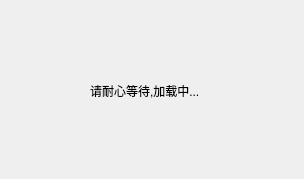
<?xml version="1.0" encoding="UTF-8"?>
<ui version="4.0">
 <class>Dialog</class>
 <widget class="QDialog" name="Dialog">
  <property name="windowModality">
   <enum>Qt::NonModal</enum>
  </property>
  <property name="geometry">
   <rect>
    <x>0</x>
    <y>0</y>
    <width>304</width>
    <height>179</height>
   </rect>
  </property>
  <property name="focusPolicy">
   <enum>Qt::NoFocus</enum>
  </property>
  <property name="contextMenuPolicy">
   <enum>Qt::NoContextMenu</enum>
  </property>
  <property name="windowTitle">
   <string>Loading</string>
  </property>
  <widget class="QWidget" name="verticalLayoutWidget">
   <property name="geometry">
    <rect>
     <x>10</x>
     <y>10</y>
     <width>291</width>
     <height>161</height>
    </rect>
   </property>
   <layout class="QVBoxLayout" name="verticalLayout">
    <item>
     <spacer name="verticalSpacer">
      <property name="orientation">
       <enum>Qt::Vertical</enum>
      </property>
      <property name="sizeHint" stdset="0">
       <size>
        <width>20</width>
        <height>40</height>
       </size>
      </property>
     </spacer>
    </item>
    <item>
     <layout class="QHBoxLayout" name="horizontalLayout_2"/>
    </item>
    <item>
     <layout class="QHBoxLayout" name="horizontalLayout">
      <item>
       <spacer name="horizontalSpacer">
        <property name="orientation">
         <enum>Qt::Horizontal</enum>
        </property>
        <property name="sizeType">
         <enum>QSizePolicy::Maximum</enum>
        </property>
        <property name="sizeHint" stdset="0">
         <size>
          <width>80</width>
          <height>20</height>
         </size>
        </property>
       </spacer>
      </item>
      <item>
       <widget class="QLabel" name="tload">
        <property name="text">
         <string>请耐心等待,加载中...</string>
        </property>
       </widget>
      </item>
     </layout>
    </item>
    <item>
     <spacer name="verticalSpacer_2">
      <property name="orientation">
       <enum>Qt::Vertical</enum>
      </property>
      <property name="sizeHint" stdset="0">
       <size>
        <width>20</width>
        <height>40</height>
       </size>
      </property>
     </spacer>
    </item>
   </layout>
  </widget>
 </widget>
 <resources/>
 <connections/>
</ui>
